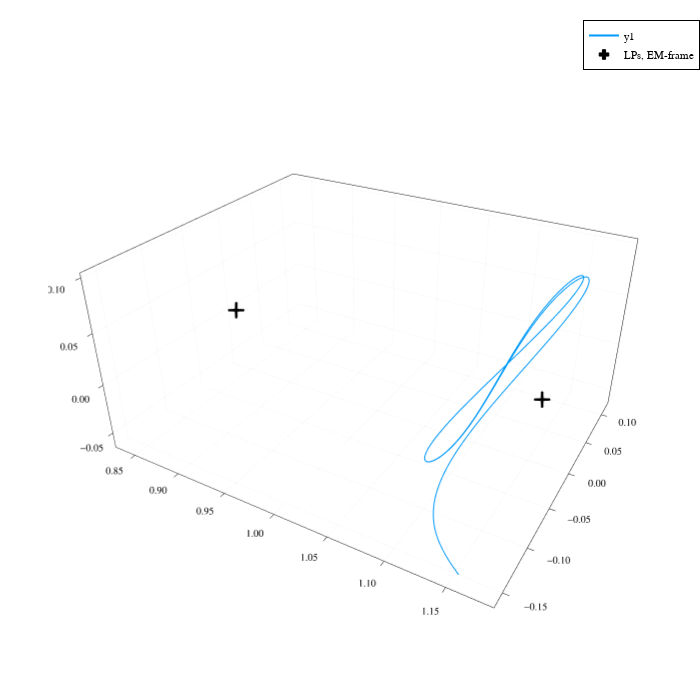

Write notebook code for a chart like this one.
### Code cell
ptraj = plot(frame_style=:box, size=(700,700))
plot!(ptraj, coord[1,:], coord[2,:], coord[3,:], linewidth=2.0)
scatter!(ptraj, lps[1:2,1], lps[1:2,2], lps[1:2,3], 
    marker=:cross, color=:black, label="LPs, EM-frame")
ptraj

### Figure 1 — Plotly figure (JSON) as saved in the notebook; plotly's stock layout.template omitted (floating-point values rounded to 4 significant figures; data arrays with more than 128 entries replaced by an {"elided": "..."} marker saying what was removed)
{"data": [{"colorbar": {"title": ""}, "legendgroup": "y1", "line": {"color": "rgba(0, 154, 250, 1.000)", "dash": "solid", "shape": "linear", "width": 2}, "mode": "lines", "name": "y1", "scene": "scene", "showlegend": true, "type": "scatter3d", "x": {"elided": "1715 float values"}, "xaxis": "x", "y": {"elided": "1715 float values"}, "yaxis": "y", "z": {"elided": "1715 float values"}, "zaxis": "z", "zmax": null, "zmin": null}, {"colorbar": {"title": ""}, "legendgroup": "LPs, EM-frame", "marker": {"color": "rgba(0, 0, 0, 1.000)", "line": {"color": "rgba(0, 0, 0, 1.000)", "width": 1}, "size": 8, "symbol": "cross"}, "mode": "markers", "name": "LPs, EM-frame", "scene": "scene", "showlegend": true, "type": "scatter3d", "x": [0.8369, 1.156], "xaxis": "x", "y": [0, 0], "yaxis": "y", "z": [0, 0], "zaxis": "z", "zmax": null, "zmin": null}], "layout": {"annotations": [], "height": 700, "legend": {"bgcolor": "rgba(255, 255, 255, 1.000)", "bordercolor": "rgba(0, 0, 0, 1.000)", "borderwidth": 1, "font": {"color": "rgba(0, 0, 0, 1.000)", "family": "sans-serif", "size": 11}, "title": {"font": {"color": "rgba(0, 0, 0, 1.000)", "family": "sans-serif", "size": 15}, "text": ""}, "tracegroupgap": 0, "traceorder": "normal", "x": 1, "xanchor": "auto", "y": 1, "yanchor": "auto"}, "margin": {"b": 20, "l": 0, "r": 0, "t": 20}, "paper_bgcolor": "rgba(255, 255, 255, 1.000)", "plot_bgcolor": "rgba(255, 255, 255, 1.000)", "scene": {"camera": {"eye": {"x": 1.126, "y": -1.95, "z": 1.3}, "projection": "orthographic"}, "domain": {"x": [0.06912, 0.9944], "y": [0.0215, 0.9944]}, "xaxis": {"gridcolor": "rgba(0, 0, 0, 0.100)", "gridwidth": 0.5, "linecolor": "rgba(0, 0, 0, 1.000)", "mirror": true, "range": [0.8267, 1.187], "showgrid": true, "showline": true, "showticklabels": true, "tickangle": 0, "tickcolor": "rgb(0, 0, 0)", "tickfont": {"color": "rgba(0, 0, 0, 1.000)", "family": "sans-serif", "size": 11}, "tickmode": "array", "ticks": "inside", "ticktext": ["0.85", "0.90", "0.95", "1.00", "1.05", "1.10", "1.15"], "tickvals": [0.85, 0.9, 0.95, 1, 1.05, 1.1, 1.15], "title": "", "titlefont": {"color": "rgba(0, 0, 0, 1.000)", "family": "sans-serif", "size": 15}, "type": "-", "visible": true, "zeroline": false, "zerolinecolor": "rgba(0, 0, 0, 1.000)"}, "yaxis": {"gridcolor": "rgba(0, 0, 0, 0.100)", "gridwidth": 0.5, "linecolor": "rgba(0, 0, 0, 1.000)", "mirror": true, "range": [-0.1654, 0.123], "showgrid": true, "showline": true, "showticklabels": true, "tickangle": 0, "tickcolor": "rgb(0, 0, 0)", "tickfont": {"color": "rgba(0, 0, 0, 1.000)", "family": "sans-serif", "size": 11}, "tickmode": "array", "ticks": "inside", "ticktext": ["−0.15", "−0.10", "−0.05", "0.00", "0.05", "0.10"], "tickvals": [-0.15, -0.1, -0.05, 0, 0.05, 0.1], "title": "", "titlefont": {"color": "rgba(0, 0, 0, 1.000)", "family": "sans-serif", "size": 15}, "type": "-", "visible": true, "zeroline": false, "zerolinecolor": "rgba(0, 0, 0, 1.000)"}, "zaxis": {"gridcolor": "rgba(0, 0, 0, 0.100)", "gridwidth": 0.5, "linecolor": "rgba(0, 0, 0, 1.000)", "mirror": true, "range": [-0.06549, 0.1041], "showgrid": true, "showline": true, "showticklabels": true, "tickangle": 0, "tickcolor": "rgb(0, 0, 0)", "tickfont": {"color": "rgba(0, 0, 0, 1.000)", "family": "sans-serif", "size": 11}, "tickmode": "array", "ticks": "inside", "ticktext": ["−0.05", "0.00", "0.05", "0.10"], "tickvals": [-0.05, 0, 0.05, 0.1], "title": "", "titlefont": {"color": "rgba(0, 0, 0, 1.000)", "family": "sans-serif", "size": 15}, "type": "-", "visible": true, "zeroline": false, "zerolinecolor": "rgba(0, 0, 0, 1.000)"}}, "showlegend": true, "width": 700}}
